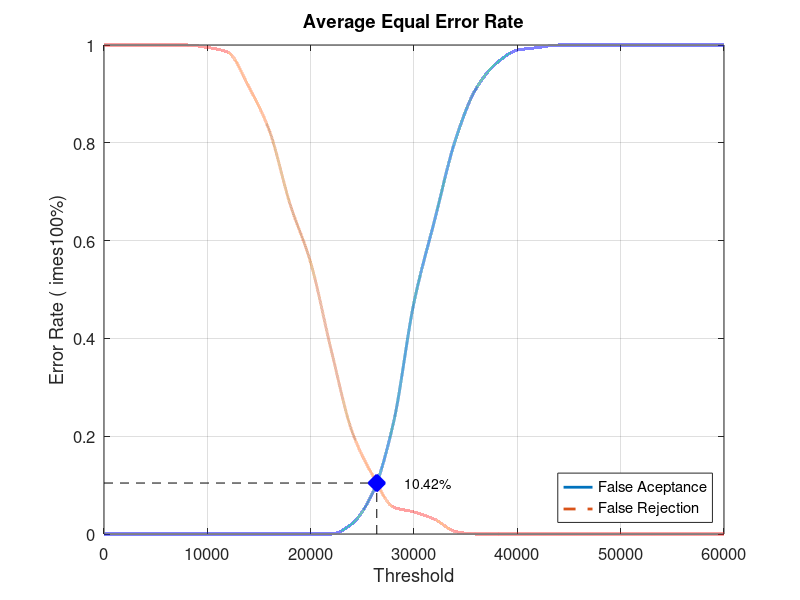
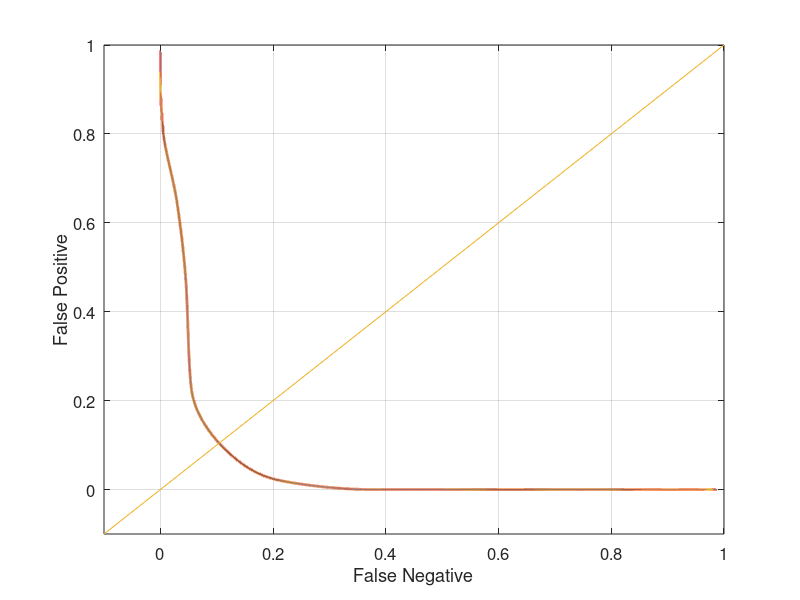

These charts were generated, in order, by the following MATLAB code:
close all;
clear;
clc;
x = 0:2000:60000;
xq = 0:0.5:60000;

y0 = [0 0 0 0 0 0 0 0 0 0 0 0 0.0210526 0.0842105 0.226316 0.473684 0.642105 0.805263 0.910526 0.963158 0.989474 0.994737 1 1 1 1 1 1 1 1 1]
yy0 = interp1(x, y0, xq, 'pchip');
y1 = [1 1 1 1 1 0.995 0.985 0.915 0.825 0.675 0.555 0.375 0.21 0.12 0.055 0.045 0.03 0.005 0 0 0 0 0 0 0 0 0 0 0 0 0]
yy1 = interp1(x, y1, xq, 'pchip');

% Calculating EER: 
y2 = abs(y0 - y1);
find(y2 == min(y2))
yy2 = abs(yy0 - yy1);
xEER = find(yy2 == min(yy2));
xEERIndex = xq(xEER) % X-axis EER
yEER = yy0(xEER) % Y-axis EER

main = figure
plot(xq, yy0,'-','LineWidth', 2);	hold on
plot(xq, yy1,'--','LineWidth', 2);	hold on
plot([xEERIndex xEERIndex], [0 yEER], 'k--');	hold on
plot([0 xEERIndex], [yEER yEER], 'k--');	hold on
plot(xEERIndex, yEER, 'bx', 'LineWidth', 10);	hold on
text(xEERIndex + 10 * xEERIndex / 100, yEER, [num2str(round((10000 * yEER)) / 100) '%'])
legend('False Aceptance', 'False Rejection', 'Location', 'SouthEast')
xlabel('Threshold')
ylabel('Error Rate (	imes100%)')
title('Average Equal Error Rate')
set(gca, 'FontSize', 12)
axis([0 60000 0 1])
grid on

print(main, 'Database5_4Main', '-dpng');
FNRxFPR = figure('Color', [1 1 1]);
plot(yy1, yy0, '-', yy1, yy0, 'LineWidth', 2);
hold on
y = -0.1:0.1:1
plot(y, y); 
set(gca, 'FontSize', 12)
xlabel('False Negative')
ylabel('False Positive')
axis([-0.1 1 -0.1 1])
set(gca, 'FontSize', 12)
grid on

print(FNRxFPR, 'Database5_4FNRxFPR','-dpng');
